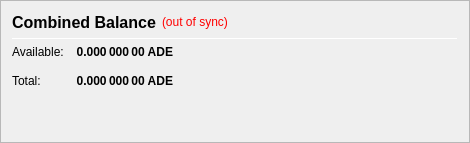
                   <widget class="QFrame" name="frame_CombinedBalances">
                    <property name="minimumSize">
                     <size>
                      <width>470</width>
                      <height>0</height>
                     </size>
                    </property>
                    <property name="frameShape">
                     <enum>QFrame::StyledPanel</enum>
                    </property>
                    <property name="frameShadow">
                     <enum>QFrame::Raised</enum>
                    </property>
                    <layout class="QVBoxLayout" name="verticalLayout_5">
                     <item>
                      <layout class="QHBoxLayout" name="horizontalLayout_5" stretch="0,0,0">
                       <item>
                        <widget class="QLabel" name="label_5z">
                         <property name="minimumSize">
                          <size>
                           <width>0</width>
                           <height>20</height>
                          </size>
                         </property>
                         <property name="font">
                          <font>
                           <pointsize>12</pointsize>
                           <weight>75</weight>
                           <bold>true</bold>
                          </font>
                         </property>
                         <property name="toolTip">
                          <string>Combined Balance (including unconfirmed and immature coins)</string>
                         </property>
                         <property name="text">
                          <string>Combined Balance</string>
                         </property>
                        </widget>
                       </item>
                       <item>
                        <widget class="QLabel" name="labelWalletStatus">
                         <property name="cursor">
                          <cursorShape>WhatsThisCursor</cursorShape>
                         </property>
                         <property name="toolTip">
                          <string>The displayed information may be out of date. Your wallet automatically synchronizes with the ADE network after a connection is established, but this process has not completed yet.</string>
                         </property>
                         <property name="styleSheet">
                          <string notr="true">QLabel { color: red; }</string>
                         </property>
                         <property name="text">
                          <string notr="true">(out of sync)</string>
                         </property>
                         <property name="alignment">
                          <set>Qt::AlignLeading|Qt::AlignLeft|Qt::AlignVCenter</set>
                         </property>
                        </widget>
                       </item>
                       <item>
                        <spacer name="horizontalSpacer_1">
                         <property name="orientation">
                          <enum>Qt::Horizontal</enum>
                         </property>
                         <property name="sizeHint" stdset="0">
                          <size>
                           <width>40</width>
                           <height>20</height>
                          </size>
                         </property>
                        </spacer>
                       </item>
                      </layout>
                     </item>
                     <item>
                      <widget class="Line" name="line_CombinedBalance">
                       <property name="minimumSize">
                        <size>
                         <width>0</width>
                         <height>1</height>
                        </size>
                       </property>
                       <property name="maximumSize">
                        <size>
                         <width>16777215</width>
                         <height>1</height>
                        </size>
                       </property>
                       <property name="orientation">
                        <enum>Qt::Horizontal</enum>
                       </property>
                      </widget>
                     </item>
                     <item>
                      <layout class="QGridLayout" name="gridLayout_3">
                       <property name="spacing">
                        <number>12</number>
                       </property>
                       <item row="1" column="0">
                        <widget class="QLabel" name="labelBalanceTextz">
                         <property name="text">
                          <string>Available:</string>
                         </property>
                        </widget>
                       </item>
                       <item row="1" column="1">
                        <widget class="QLabel" name="labelBalancez">
                         <property name="font">
                          <font>
                           <weight>75</weight>
                           <bold>true</bold>
                          </font>
                         </property>
                         <property name="cursor">
                          <cursorShape>IBeamCursor</cursorShape>
                         </property>
                         <property name="toolTip">
                          <string>Your current spendable balance</string>
                         </property>
                         <property name="text">
                          <string notr="true">0.000 000 00 ADE</string>
                         </property>
                         <property name="alignment">
                          <set>Qt::AlignRight|Qt::AlignTrailing|Qt::AlignVCenter</set>
                         </property>
                         <property name="textInteractionFlags">
                          <set>Qt::LinksAccessibleByMouse|Qt::TextSelectableByKeyboard|Qt::TextSelectableByMouse</set>
                         </property>
                        </widget>
                       </item>
                       <item row="2" column="0">
                        <widget class="QLabel" name="labelTotalTextz">
                         <property name="text">
                          <string>Total:</string>
                         </property>
                        </widget>
                       </item>
                       <item row="2" column="1">
                        <widget class="QLabel" name="labelTotalz">
                         <property name="font">
                          <font>
                           <weight>75</weight>
                           <bold>true</bold>
                          </font>
                         </property>
                         <property name="cursor">
                          <cursorShape>IBeamCursor</cursorShape>
                         </property>
                         <property name="toolTip">
                          <string>Total Balance, including all unavailable coins.</string>
                         </property>
                         <property name="text">
                          <string notr="true">0.000 000 00 ADE</string>
                         </property>
                         <property name="alignment">
                          <set>Qt::AlignRight|Qt::AlignTrailing|Qt::AlignVCenter</set>
                         </property>
                         <property name="textInteractionFlags">
                          <set>Qt::LinksAccessibleByMouse|Qt::TextSelectableByKeyboard|Qt::TextSelectableByMouse</set>
                         </property>
                        </widget>
                       </item>
                       <item row="2" column="3">
                        <spacer name="horizontalSpacer_2">
                         <property name="orientation">
                          <enum>Qt::Horizontal</enum>
                         </property>
                         <property name="sizeHint" stdset="0">
                          <size>
                           <width>40</width>
                           <height>20</height>
                          </size>
                         </property>
                        </spacer>
                       </item>
                      </layout>
                     </item>
                     <item>
                      <spacer name="verticalSpacer_1">
                       <property name="orientation">
                        <enum>Qt::Vertical</enum>
                       </property>
                       <property name="sizeHint" stdset="0">
                        <size>
                         <width>20</width>
                         <height>40</height>
                        </size>
                       </property>
                      </spacer>
                     </item>
                    </layout>
                   </widget>
